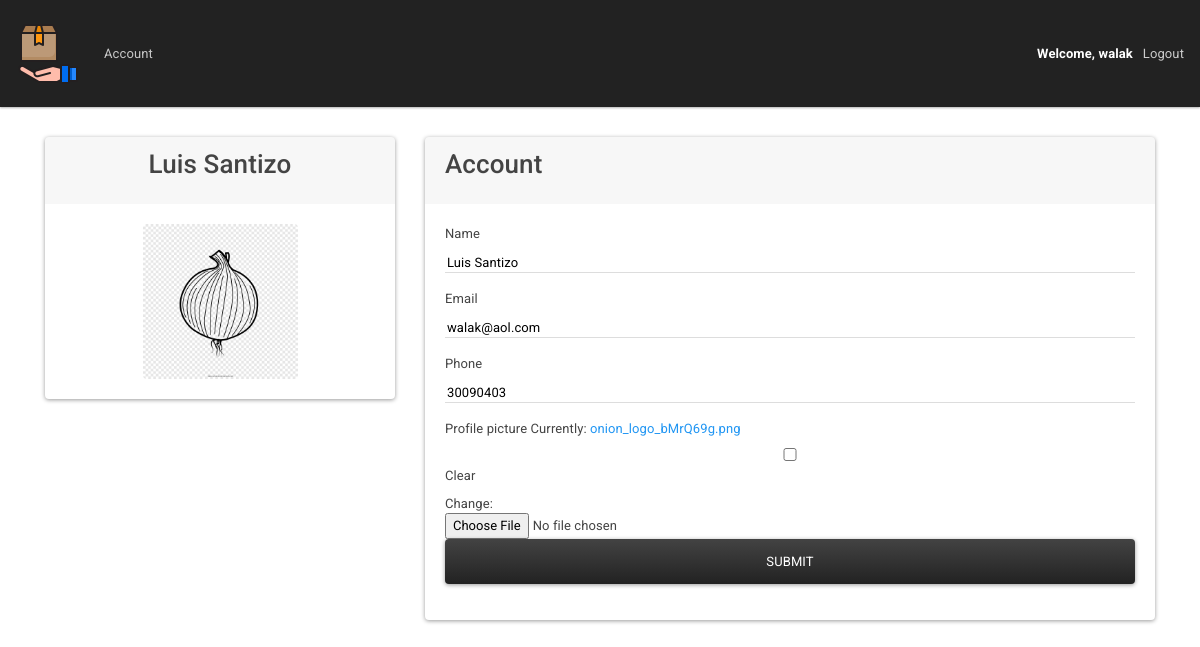
Screenshot of /account (signed in) with the database file from the repository.
### accounts/models.py (models this page shows, shortened)
class Customer(models.Model):
    user = models.OneToOneField(
        User, null=True, blank=True, on_delete=models.CASCADE)
    name = models.CharField(max_length=100, null=True)
    phone = models.CharField(max_length=100, null=True)
    email = models.CharField(max_length=200, null=True)
    profile_pic = models.ImageField(default="default.png",
                                    null=True, blank=True, verbose_name='Profile picture')
    date_created = models.DateTimeField(auto_now_add=True, null=True)

### accounts/decorators.py (the view)
        def wrapper_func(request, *args, **kwargs):
            group = None
            if request.user.groups.exists():
                group = request.user.groups.all()[0].name
                print('GROUP', group)
                print('allowed_roles', allowed_roles)
            if group in allowed_roles:
                return view_func(request, *args, **kwargs)
            else:
                return HttpResponse('You are not authorized to view this page...')

### accounts/forms.py
class CustomerForm(ModelForm):
    class Meta:
        model = Customer
        fields = '__all__'
        exclude = ['user']

### accounts/views.py (called while the page is built)
@login_required(login_url='login')
@allowed_users(allowed_roles=['customer'])
def account_settings(request):
    customer = request.user.customer
    form = CustomerForm(instance=customer)
    if request.method == 'POST':
        form = CustomerForm(request.POST, request.FILES, instance=customer)
        if form.is_valid():
            form.save()
    context = {'form': form}
    return render(request, 'accounts/account_settings.html', context)

### accounts/templates/accounts/account_settings.html (shortened to what this page needs)
{% extends 'accounts/main.html' %}
{% load static %}
{% block content %}
<div class="container">
    <div class="row">
        <div class="col-sm-4">
            <div class="card">
                <div class="card-header text-center">
                    <h2 class="card-title">{{request.user.customer.name}}</h2>
                </div>
                <div class="card-body pic-container">
                    <img class="card-img profile-pic" src="{{request.user.customer.profile_pic.url}}">
                </div>
            </div>
        </div>
        <div class="col">
            <div class="card">
                <div class="card-header">
                    <h2 class="card-title">Account</h2>
                </div>
                <div class="card-body">
                    <form method="POST" enctype="multipart/form-data" action="">
                        <div class="form-group">
                            <label>{{form.name.label}}</label>
                            {{form.name}}
                        </div>
                        <div class="form-group">
                            <label>{{form.email.label}}</label>
                            {{form.email}}
                        </div>
                        <div class="form-group">
                            <label>{{form.phone.label}}</label>
                            {{form.phone}}
                        </div>
                        <div class="form-group">
                            <label>{{form.profile_pic.label}}</label>
                            {{form.profile_pic}}
                            <input type="submit" class="btn btn-dark btn-block" name="Update">
                    </form>
                </div>
            </div>
        </div>
    </div>
</div>
{% endblock %}

### accounts/templates/accounts/navbar.html (shortened to what this page needs)
{% load static %}
<nav class="navbar navbar-expand-lg navbar-dark bg-dark">
  <a class="navbar-brand" href="{% url 'home' %}">
    <img src="{% static '/images/package.png' %}" alt="">
  </a>
  <div class="collapse navbar-collapse" id="navbarNav">
    <ul class="navbar-nav">
      {% if request.user.is_staff %}
      <li class="nav-item active">
        <a class="nav-link" href="{% url 'home' %}">Dashboard</a>
      </li>
      <li class="nav-item">
        <a class="nav-link" href="{% url 'products' %}">Products</a>
      </li>
      {% else %}
      <li class="nav-item">
        <a class="nav-link" href="{% url 'account' %}">Account</a>
      </li>
      {% endif %}
    </ul>
  </div>
  <span id="welcome-msg">Welcome, {{ request.user }}</span>
  <span><a href="{% url 'logout' %}" id="logout">Logout</a></span>
</nav>

### static/css/main.css (style rules this page uses)
.pic-container { display: flex; justify-content: center; }
.profile-pic { width: 50%; height: 50%; }
.container { margin: 30px auto; }
.form-group input { width:100%; outline: 0px !important; border: 0px !important; }
#welcome-msg { margin-right: 10px; font-weight: 700; color: white; }
#logout { color: #ccc; text-decoration: none; }

### rows the page displays
Customer: name "Luis Santizo", email "walak@aol.com", phone "30090403"

### other values shown
{{ request.user }} "walak"
{{ request.user.customer.name }} "Luis Santizo"
